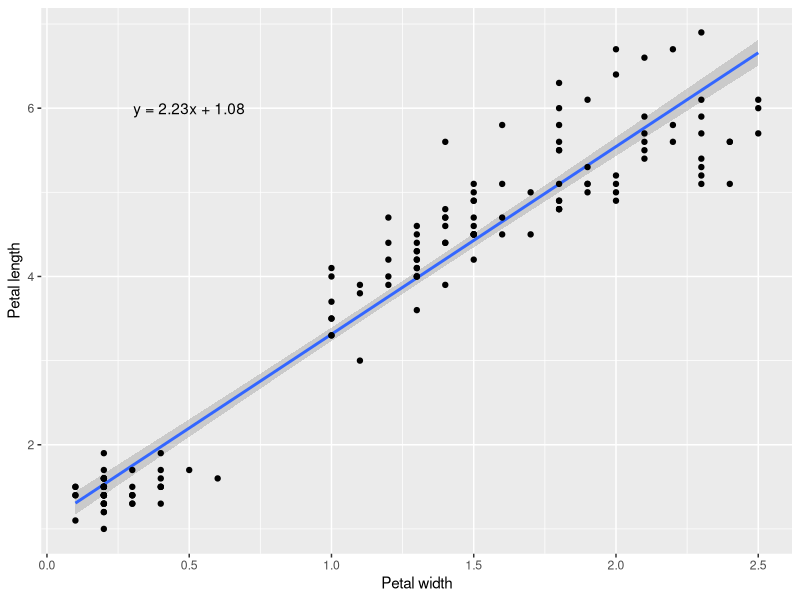
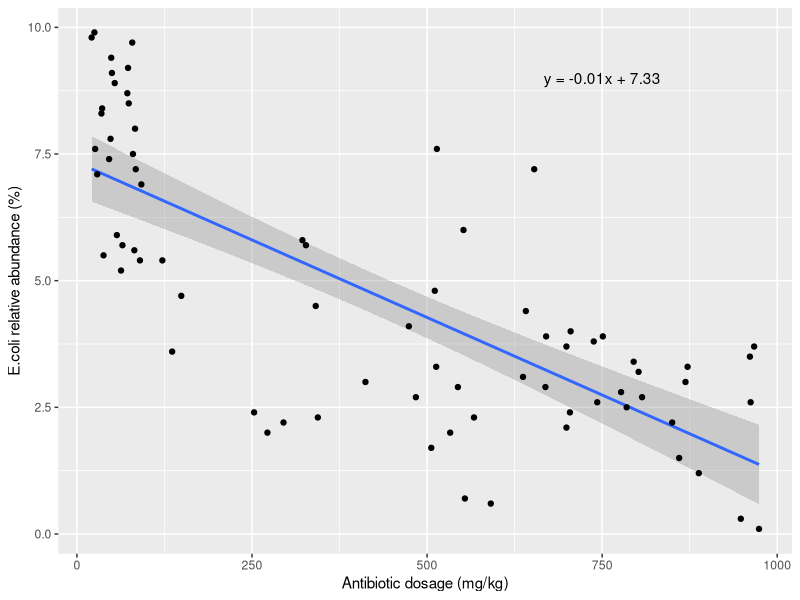

Generate these figures, in order, with R:
## ---- chunk 1
#Load library so functions run smoothly
library(tidyverse)
## ---- chunk 2
#Calculate linear model
petal_width_length_lm <- lm(Petal.Length ~ Petal.Width, data = iris)
#Intercept and gradient
c <- petal_width_length_lm$coefficients[1]
m <- petal_width_length_lm$coefficients[2]
#equation
lm_equation <- stringr::str_c(
    "y = ", as.character(round(m, digits=2)),"x + ",as.character(round(c,digits=2))
)
#plot
iris |>
    ggplot2::ggplot(aes(x=Petal.Width, y=Petal.Length)) +
    ggplot2::geom_smooth(method='lm', formula=y~x) +
    ggplot2::geom_point() +
    ggplot2::annotate("text", x = 0.5, y = 6, label = lm_equation) +
    ggplot2::labs(x = "Petal width", y = "Petal length")
## ---- chunk 3
set.seed(222)
Dosage <- c(sample(10:100,25), sample(100:500,25), sample(500:1000,25), 
            sample(10:100,25), sample(100:750,25), sample(500:1000,25))
Ecoli <- c(sample(75:150,25), sample(80:180,25), sample(100:250,25), 
            sample(50:100,25), sample(20:80,25), sample(1:40,25))
Ecoli <- Ecoli/10
#AMR shows if AMR was found in Ecoli (AMR) or not (no_AMR)
AMR <- c(rep(x = "AMR", times = 75), rep(x = "no_AMR", times = 75))
#Tibble
tbl <- tibble::tibble(Dosage, Ecoli, AMR)
set.seed(NULL)
## ---- chunk 4
AMR_tbl <- tbl |> dplyr::filter(AMR=="no_AMR")
#linear rgession
#Calculate linear model
ecoli_lm <- lm(Ecoli ~ Dosage, data = AMR_tbl)
#Intercept and gradient
c <- ecoli_lm$coefficients[1]
m <- ecoli_lm$coefficients[2]
#equation
lm_equation <- stringr::str_c(
    "y = ", as.character(round(m, digits=2)),"x + ",as.character(round(c,digits=2))
)
#plot
AMR_tbl |>
    ggplot2::ggplot(aes(x=Dosage, y=Ecoli)) +
    ggplot2::geom_smooth(method='lm', formula=y~x) +
    ggplot2::geom_point() +
    ggplot2::annotate("text", x = 750, y = 9, label = lm_equation) +
    ggplot2::labs(x = "Antibiotic dosage (mg/kg)", y = "E.coli relative abundance (%)")
